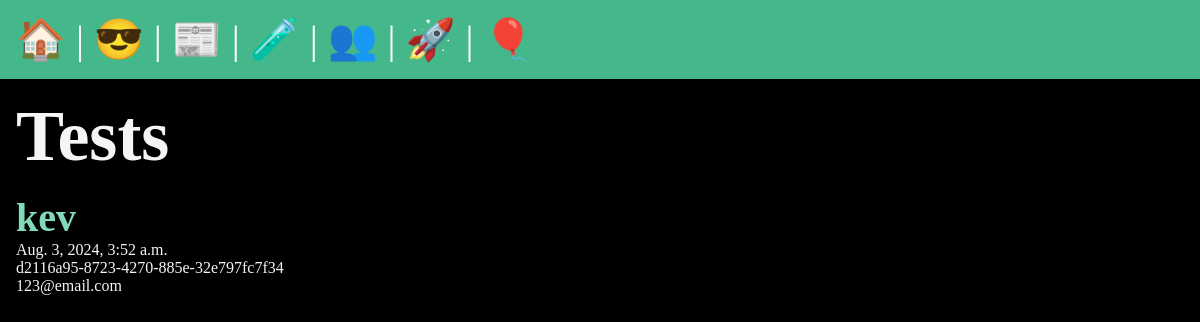
The app's page /test/, older data.
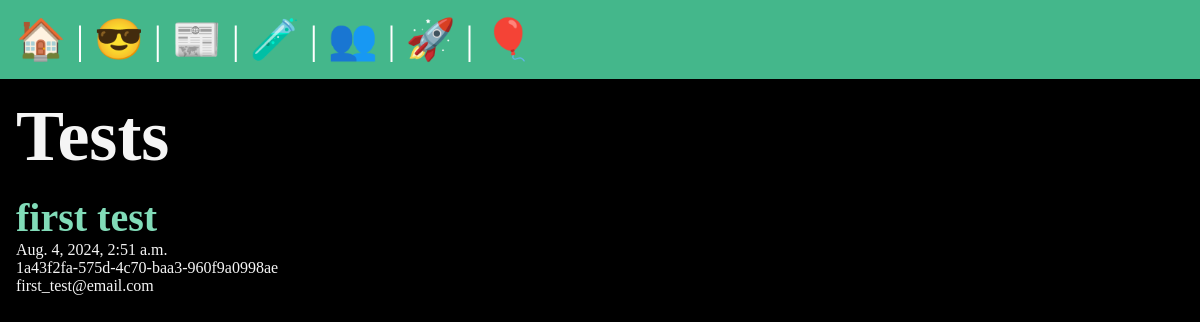
The same page, newer data.
### thetest/models.py (models this page shows, shortened)
class Test(models.Model):
    id = models.UUIDField(default=uuid.uuid4,primary_key=True,editable=False)
    name = models.CharField(max_length=30)
    email = models.EmailField()
    slug = models.SlugField()
    date = models.DateTimeField(auto_now_add=True)

### thetest/views.py (the view)
# urls.py: path('', views.test_list, name='test_list'),
def test_list(request):
    thetests = Test.objects.all().order_by('date')
    return render(request,'thetest/testlist.html', {
        'thetests':thetests
    })

### thetest/templates/thetest/testlist.html (shortened to what this page needs)
{% extends 'layout.html' %}
{% block content %}
    <section>
    <h1>Tests</h1>
    {% for test in thetests %}
        <artical calss="post">
            <h2>
                <a href="{% url 'thetest:thetest' slug=test.slug %}">
                {{ test.name }}
                </a>
            </h2>
            <p>{{ test.date }}</p>
            <p>{{ test.id }}</p>
            <p>{{ test.email }}</p>
        </artical>
    {% endfor %}
    </section>
{%  endblock %}

Row changes from the older to the newer data that the page shows:
removed Test: name "kev", date "Aug. 3, 2024, 3:52 a.m.", id "d2116a95-8723-4270-885e-32e797fc7f34", email "123@email.com"
added Test: name "first test", date "Aug. 4, 2024, 2:51 a.m.", id "1a43f2fa-575d-4c70-baa3-960f9a0998ae", email "first_test@email.com"
